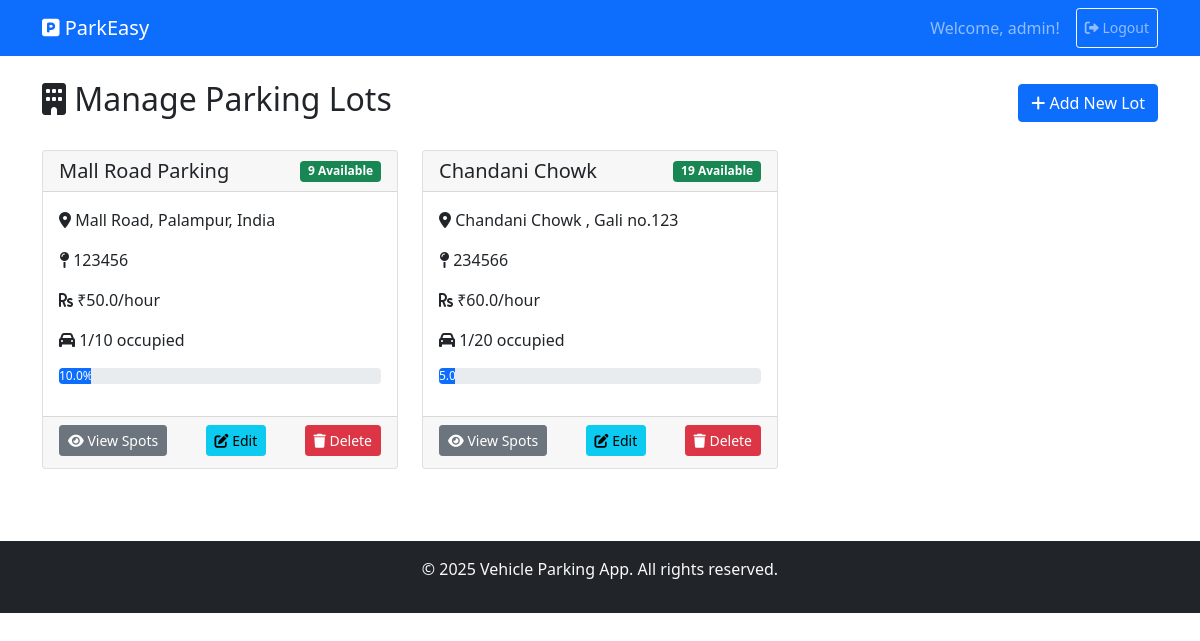
The app's page /admin/manage-lots (signed in) with its own data.
### backend/models.py (models this page shows)
class ParkingLot(db.Model):
    __tablename__ = 'parking_lots'
    id = db.Column(db.Integer, primary_key=True)
    prime_location_name = db.Column(db.String(120), nullable=False)
    price = db.Column(db.Float, nullable=False)
    address = db.Column(db.String(200), nullable=False)
    pincode = db.Column(db.String(10), nullable=False)
    max_spots = db.Column(db.Integer, nullable=False)
    created_at = db.Column(db.DateTime, default=datetime.utcnow)
    spots = db.relationship('ParkingSpot', backref='lot', lazy=True, cascade="all, delete-orphan")

### app.py (the view)
    @app.route('/admin/manage-lots')
    def admin_manage_lots():
        if session.get('role') != 'admin':
            return redirect(url_for('login'))
        lots = ParkingLot.query.all()
        for lot in lots:
            lot.occupied_count = (
                ParkingSpot.query
                .filter_by(lot_id=lot.id, status='O')
                .count()
            )
        return render_template('admin_lots.html', lots=lots)

### templates/admin_lots.html (shortened to what this page needs)
{% extends "base.html" %}
{% block content %}
<div class="d-flex justify-content-between align-items-center mb-4">
    <h2><i class="fas fa-building"></i> Manage Parking Lots</h2>
    <a href="{{ url_for('admin_add_lot') }}" class="btn btn-primary">
        <i class="fas fa-plus"></i> Add New Lot
    </a>
</div>
{% if lots %}
<div class="row">
    {% for lot in lots %}
    <div class="col-md-6 col-lg-4 mb-4">
        <div class="card h-100">
            <div class="card-header d-flex justify-content-between align-items-center">
                <h5 class="mb-0">{{ lot.prime_location_name }}</h5>
                <span class="badge bg-{{ 'success' if lot.occupied_count < lot.max_spots else 'danger' }}">
                    {{ lot.max_spots - lot.occupied_count }} Available
                </span>
            </div>
            <div class="card-body">
                <p><i class="fas fa-map-marker-alt"></i> {{ lot.address }}</p>
                <p><i class="fas fa-map-pin"></i> {{ lot.pincode }}</p>
                <p><i class="fas fa-rupee-sign"></i> ₹{{ lot.price }}/hour</p>
                <p><i class="fas fa-car"></i> {{ lot.occupied_count }}/{{ lot.max_spots }} occupied</p>
                <div class="progress mb-3">
                    <div class="progress-bar" role="progressbar"
                         style="width: {{ (lot.occupied_count / lot.max_spots * 100) if lot.max_spots > 0 else 0 }}%">
                        {{ "%.1f"|format((lot.occupied_count / lot.max_spots * 100) if lot.max_spots > 0 else 0) }}%
                    </div>
                </div>
            </div>
            <div class="card-footer d-flex flex-wrap justify-content-between">
                <a href="{{ url_for('admin_view_spots', lot_id=lot.id) }}" class="btn btn-secondary btn-sm me-1 mb-1">
                    <i class="fas fa-eye"></i> View Spots
                </a>
                <a href="{{ url_for('admin_edit_lot', lot_id=lot.id) }}" class="btn btn-info btn-sm me-1 mb-1">
                    <i class="fas fa-edit"></i> Edit
                </a>
                <form method="POST"
                      action="{{ url_for('admin_delete_lot', lot_id=lot.id) }}"
                      onsubmit="return confirm('Delete this lot? All EMPTY spots will be removed. Lots with occupied spots cannot be deleted.');"
                      class="d-inline mb-1">
                    <button type="submit" class="btn btn-danger btn-sm">
                        <i class="fas fa-trash"></i> Delete
                    </button>
                </form>
            </div>
        </div>
    </div>
    {% endfor %}
</div>
{% endif %}
{% endblock %}

### records on screen
ParkingLot: prime_location_name "Mall Road Parking", lot.max_spots-lot.occupied_count "9", address "Mall Road, Palampur, India", pincode "123456", price "50.0", occupied_count "1", max_spots "10", max_spots "10.0"
ParkingLot: prime_location_name "Chandani Chowk", lot.max_spots-lot.occupied_count "19", address "Chandani Chowk , Gali no.123", pincode "234566", price "60.0", occupied_count "1", max_spots "20", max_spots "5.0"

### other values on screen
{{ session.username }} "admin"
